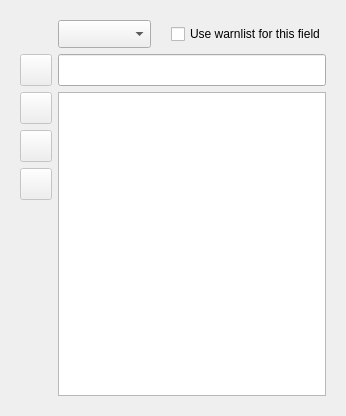
                  <widget class="QWidget" name="tab_ConfIis_Warnlists">
                   <attribute name="title">
                    <string>Warnlists</string>
                   </attribute>
                   <layout class="QGridLayout" name="gridLayout_59">
                    <item row="0" column="0">
                     <widget class="QFrame" name="frame_ConfIis_Warnlist">
                      <layout class="QGridLayout" name="gridLayout_74">
                       <item row="0" column="1">
                        <widget class="QComboBox" name="box_ConfIis_Warnlist_Field">
                         <property name="maximumSize">
                          <size>
                           <width>160</width>
                           <height>32</height>
                          </size>
                         </property>
                         <property name="font">
                          <font>
                           <pointsize>13</pointsize>
                          </font>
                         </property>
                         <property name="toolTip">
                          <string>Select a log field</string>
                         </property>
                        </widget>
                       </item>
                       <item row="0" column="2">
                        <spacer name="spacer_ConfIis_Warnlist_2">
                         <property name="orientation">
                          <enum>Qt::Horizontal</enum>
                         </property>
                         <property name="sizeType">
                          <enum>QSizePolicy::Fixed</enum>
                         </property>
                         <property name="sizeHint" stdset="0">
                          <size>
                           <width>8</width>
                           <height>20</height>
                          </size>
                         </property>
                        </spacer>
                       </item>
                       <item row="0" column="3">
                        <widget class="QCheckBox" name="checkBox_ConfIis_Warnlist_Used">
                         <property name="text">
                          <string>Use warnlist for this field</string>
                         </property>
                        </widget>
                       </item>
                       <item row="1" column="0">
                        <widget class="QPushButton" name="button_ConfIis_Warnlist_Add">
                         <property name="enabled">
                          <bool>false</bool>
                         </property>
                         <property name="minimumSize">
                          <size>
                           <width>32</width>
                           <height>32</height>
                          </size>
                         </property>
                         <property name="maximumSize">
                          <size>
                           <width>32</width>
                           <height>32</height>
                          </size>
                         </property>
                         <property name="font">
                          <font>
                           <pointsize>20</pointsize>
                          </font>
                         </property>
                         <property name="cursor">
                          <cursorShape>PointingHandCursor</cursorShape>
                         </property>
                         <property name="toolTip">
                          <string>Add line</string>
                         </property>
                         <property name="layoutDirection">
                          <enum>Qt::RightToLeft</enum>
                         </property>
                         <property name="text">
                          <string notr="true"/>
                         </property>
                         <property name="icon">
                          <iconset>
                           <normalon>:/icons/icons/add.png</normalon>
                          </iconset>
                         </property>
                         <property name="iconSize">
                          <size>
                           <width>32</width>
                           <height>32</height>
                          </size>
                         </property>
                        </widget>
                       </item>
                       <item row="1" column="1" colspan="3">
                        <widget class="QLineEdit" name="inLine_ConfIis_Warnlist_String">
                         <property name="minimumSize">
                          <size>
                           <width>0</width>
                           <height>32</height>
                          </size>
                         </property>
                         <property name="maximumSize">
                          <size>
                           <width>16777215</width>
                           <height>32</height>
                          </size>
                         </property>
                        </widget>
                       </item>
                       <item row="2" column="0">
                        <widget class="QPushButton" name="button_ConfIis_Warnlist_Remove">
                         <property name="enabled">
                          <bool>false</bool>
                         </property>
                         <property name="minimumSize">
                          <size>
                           <width>32</width>
                           <height>32</height>
                          </size>
                         </property>
                         <property name="maximumSize">
                          <size>
                           <width>32</width>
                           <height>32</height>
                          </size>
                         </property>
                         <property name="font">
                          <font>
                           <pointsize>20</pointsize>
                          </font>
                         </property>
                         <property name="cursor">
                          <cursorShape>PointingHandCursor</cursorShape>
                         </property>
                         <property name="toolTip">
                          <string>Remove selection</string>
                         </property>
                         <property name="layoutDirection">
                          <enum>Qt::RightToLeft</enum>
                         </property>
                         <property name="text">
                          <string notr="true"/>
                         </property>
                         <property name="icon">
                          <iconset>
                           <normalon>:/icons/icons/rem.png</normalon>
                          </iconset>
                         </property>
                         <property name="iconSize">
                          <size>
                           <width>32</width>
                           <height>32</height>
                          </size>
                         </property>
                        </widget>
                       </item>
                       <item row="2" column="1" rowspan="4" colspan="3">
                        <widget class="QListWidget" name="list_ConfIis_Warnlist_List">
                         <property name="editTriggers">
                          <set>QAbstractItemView::NoEditTriggers</set>
                         </property>
                        </widget>
                       </item>
                       <item row="3" column="0">
                        <widget class="QPushButton" name="button_ConfIis_Warnlist_Up">
                         <property name="enabled">
                          <bool>false</bool>
                         </property>
                         <property name="minimumSize">
                          <size>
                           <width>32</width>
                           <height>32</height>
                          </size>
                         </property>
                         <property name="maximumSize">
                          <size>
                           <width>32</width>
                           <height>32</height>
                          </size>
                         </property>
                         <property name="font">
                          <font>
                           <pointsize>20</pointsize>
                          </font>
                         </property>
                         <property name="cursor">
                          <cursorShape>PointingHandCursor</cursorShape>
                         </property>
                         <property name="toolTip">
                          <string>Move the selected item down</string>
                         </property>
                         <property name="layoutDirection">
                          <enum>Qt::RightToLeft</enum>
                         </property>
                         <property name="text">
                          <string notr="true"/>
                         </property>
                         <property name="icon">
                          <iconset>
                           <normalon>:/icons/icons/up.png</normalon>
                          </iconset>
                         </property>
                         <property name="iconSize">
                          <size>
                           <width>32</width>
                           <height>32</height>
                          </size>
                         </property>
                        </widget>
                       </item>
                       <item row="4" column="0">
                        <widget class="QPushButton" name="button_ConfIis_Warnlist_Down">
                         <property name="enabled">
                          <bool>false</bool>
                         </property>
                         <property name="minimumSize">
                          <size>
                           <width>32</width>
                           <height>32</height>
                          </size>
                         </property>
                         <property name="maximumSize">
                          <size>
                           <width>32</width>
                           <height>32</height>
                          </size>
                         </property>
                         <property name="font">
                          <font>
                           <pointsize>20</pointsize>
                          </font>
                         </property>
                         <property name="cursor">
                          <cursorShape>PointingHandCursor</cursorShape>
                         </property>
                         <property name="toolTip">
                          <string>Move the selected item down</string>
                         </property>
                         <property name="layoutDirection">
                          <enum>Qt::RightToLeft</enum>
                         </property>
                         <property name="text">
                          <string notr="true"/>
                         </property>
                         <property name="icon">
                          <iconset>
                           <normalon>:/icons/icons/down.png</normalon>
                          </iconset>
                         </property>
                         <property name="iconSize">
                          <size>
                           <width>32</width>
                           <height>32</height>
                          </size>
                         </property>
                        </widget>
                       </item>
                       <item row="5" column="0">
                        <spacer name="spacer_ConfIis_Warnlist_1">
                         <property name="orientation">
                          <enum>Qt::Vertical</enum>
                         </property>
                         <property name="sizeHint" stdset="0">
                          <size>
                           <width>20</width>
                           <height>196</height>
                          </size>
                         </property>
                        </spacer>
                       </item>
                      </layout>
                     </widget>
                    </item>
                   </layout>
                  </widget>
